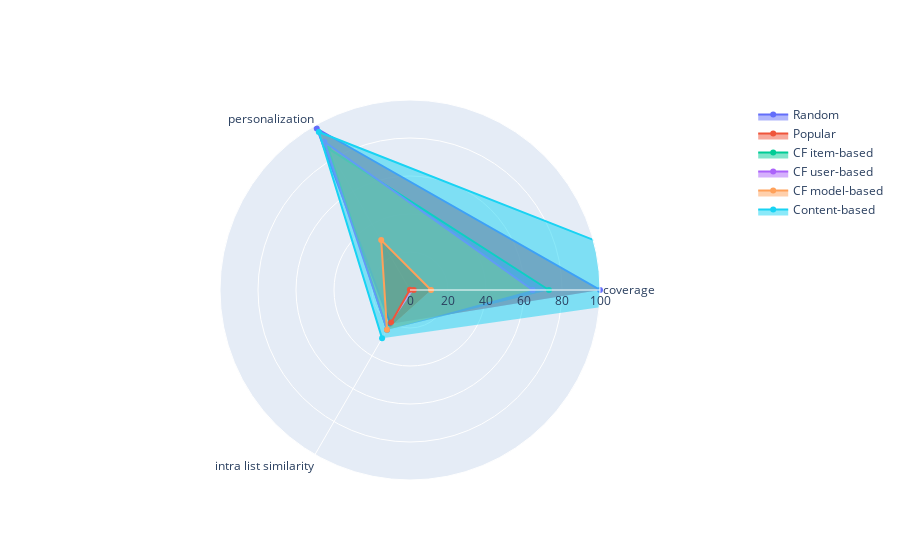

The notebook cell this image was saved under:
### Markdown cell above
* Summary plot

### Code cell
recmetrics.metrics_plot(model_names=model_names,
                        coverage_scores=[coverage_random, coverage_popular, coverage_itemcf, coverage_usercf, coverage_modelcf, coverage_content],
                        personalization_scores=[personalization_random, personalization_popular, personalization_cf_item, personalization_cf_user, personalization_cf_model, personalization_content],
                        intra_list_similarity_scores = [diversity_random, diversity_popular, diversity_cf_item, diversity_cf_user, diversity_cf_model,diversity_content])

### Figure 1 — Plotly figure (JSON) as saved in the notebook; plotly's stock layout.template omitted (floating-point values rounded to 4 significant figures)
{"data": [{"fill": "tonext", "name": "Random", "r": [100, 98.15, 20.57], "theta": ["coverage", "personalization", "intra list similarity"], "type": "scatterpolar"}, {"fill": "tonext", "name": "Popular", "r": [1.96, 0.1022, 19.8], "theta": ["coverage", "personalization", "intra list similarity"], "type": "scatterpolar"}, {"fill": "tonext", "name": "CF item-based", "r": [73.12, 86.02, 24.19], "theta": ["coverage", "personalization", "intra list similarity"], "type": "scatterpolar"}, {"fill": "tonext", "name": "CF user-based", "r": [64.55, 90.07, 24.15], "theta": ["coverage", "personalization", "intra list similarity"], "type": "scatterpolar"}, {"fill": "tonext", "name": "CF model-based", "r": [11.08, 30.31, 24.23], "theta": ["coverage", "personalization", "intra list similarity"], "type": "scatterpolar"}, {"fill": "tonext", "name": "Content-based", "r": [163.6, 95.99, 29.38], "theta": ["coverage", "personalization", "intra list similarity"], "type": "scatterpolar"}], "layout": {"polar": {"radialaxis": {"range": [0, 100], "visible": true}}, "showlegend": true}}
